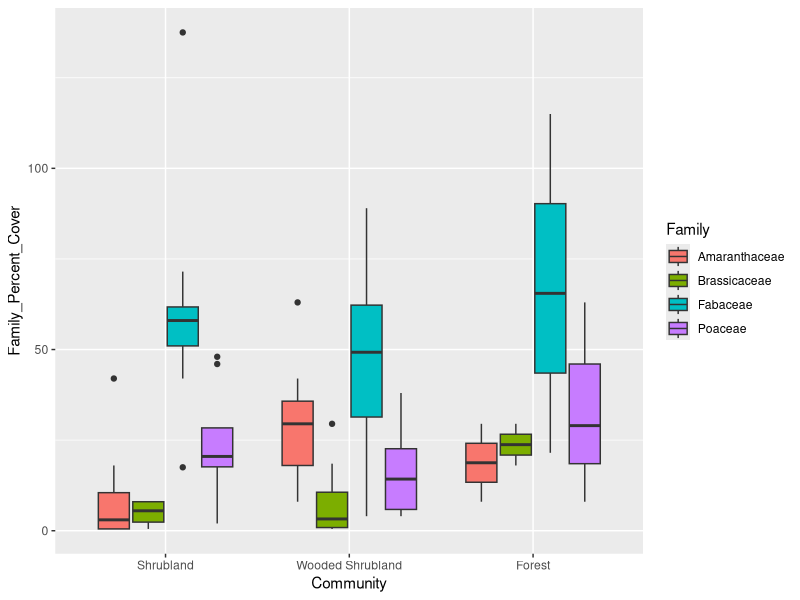
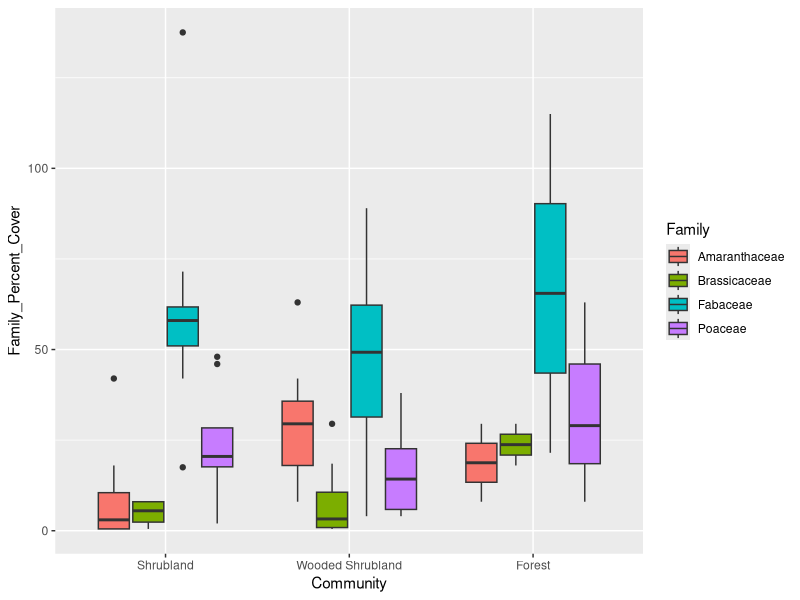

Recreate these plots in R, in order.
# Plotting Tumacacori vegetation
# Sanjay Kumar V
# sanjay.murthy.29@gmail.com
# 2023-03-07
# Libraries required for data wrangling and plotting
library(dplyr)
library(ggplot2)

plant_data <- read.csv(file = "day-12/data/tumacacori-vegetation.csv",
                       stringsAsFactors = TRUE)

# Do not want rows with missing data
plant_data <- na.omit(plant_data)

# Only focus on four families
families_keep <- c("Fabaceae", "Poaceae", "Brassicaceae", "Amaranthaceae")

# Create new data with only four families
subset_data <- plant_data[plant_data$Family %in% families_keep, ]

# Re-level data in the Family column
subset_data$Family <- factor(subset_data$Family)

# Calculate summary statistics for all species in subsetted data
cover_mean <- mean(subset_data$Percent_Cover)
cover_sd <- sd(subset_data$Percent_Cover)

# Calculate mean and standard deviation for mesquite alone
mesquite_mean <- mean(subset_data$Percent_Cover[subset_data$Common_Name == "velvet mesquite"])
mesquite_sd <- sd(subset_data$Percent_Cover[subset_data$Common_Name == "velvet mesquite"])

# Calculate mean and standard deviation for each species separately
summary_stats <- subset_data %>%
  # make a separate group of data for each Common_Name
  group_by(Common_Name) %>%
  # calculate the mean and standard deviation of Percent_Cover and store them 
  #    in columns called "mean_cover" and "sd_cover" respectively
  summarize(mean_cover = mean(Percent_Cover),
            sd_cover = sd(Percent_Cover))

# Calculate familiy-level total percent cover for each plot separately
family_data <- subset_data %>%
  group_by(Plot_Code, Family, Community) %>%
  summarize(Family_Percent_Cover = sum(Percent_Cover))

# Too few observations in two communities, so remove them
family_data <- family_data[!(family_data$Community %in% c("Wooded Herbaceous", "Woodland")), ]

# Re-order levels of Community so they plot in desired order
family_data$Community <- factor(family_data$Community,
                                levels = c("Shrubland", "Wooded Shrubland", "Forest"))

# Boxplot of family-level data
cover_plot <- ggplot(data = family_data, 
                     mapping = aes(x = Community, y = Family_Percent_Cover,
                                   fill = Family)) +
  geom_boxplot()
print(cover_plot)

ggsave(plot = cover_plot, filename = "day-12/output/family-cover-plot.pdf")

